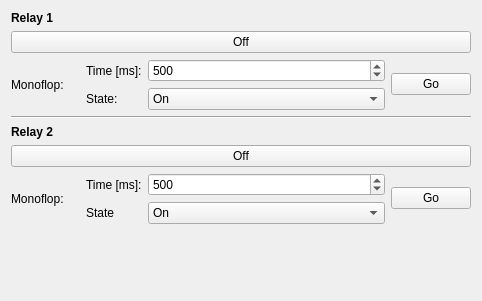
<?xml version="1.0" encoding="UTF-8"?>
<ui version="4.0">
 <class>DualRelay</class>
 <widget class="QWidget" name="DualRelay">
  <property name="geometry">
   <rect>
    <x>0</x>
    <y>0</y>
    <width>482</width>
    <height>301</height>
   </rect>
  </property>
  <property name="windowTitle">
   <string>Form</string>
  </property>
  <layout class="QVBoxLayout" name="verticalLayout">
   <item>
    <layout class="QGridLayout" name="gridLayout">
     <item row="1" column="0" colspan="5">
      <widget class="QPushButton" name="dr1_button">
       <property name="text">
        <string>Off</string>
       </property>
      </widget>
     </item>
     <item row="0" column="0" colspan="5">
      <widget class="QLabel" name="label_7">
       <property name="font">
        <font>
         <weight>75</weight>
         <bold>true</bold>
        </font>
       </property>
       <property name="text">
        <string>Relay 1</string>
       </property>
      </widget>
     </item>
     <item row="2" column="0" rowspan="2">
      <widget class="QLabel" name="label">
       <property name="text">
        <string>Monoflop:</string>
       </property>
      </widget>
     </item>
     <item row="2" column="2">
      <widget class="QLabel" name="label_3">
       <property name="text">
        <string>Time [ms]:</string>
       </property>
      </widget>
     </item>
     <item row="2" column="3">
      <widget class="QSpinBox" name="time1_spinbox">
       <property name="sizePolicy">
        <sizepolicy hsizetype="Minimum" vsizetype="Fixed">
         <horstretch>1</horstretch>
         <verstretch>0</verstretch>
        </sizepolicy>
       </property>
       <property name="minimum">
        <number>1</number>
       </property>
       <property name="maximum">
        <number>100000</number>
       </property>
       <property name="value">
        <number>500</number>
       </property>
      </widget>
     </item>
     <item row="3" column="2">
      <widget class="QLabel" name="label_4">
       <property name="text">
        <string>State:</string>
       </property>
      </widget>
     </item>
     <item row="3" column="3">
      <widget class="QComboBox" name="state1_combobox">
       <item>
        <property name="text">
         <string>On</string>
        </property>
       </item>
       <item>
        <property name="text">
         <string>Off</string>
        </property>
       </item>
      </widget>
     </item>
     <item row="2" column="4" rowspan="2">
      <widget class="QPushButton" name="go1_button">
       <property name="text">
        <string>Go</string>
       </property>
      </widget>
     </item>
     <item row="5" column="0" colspan="5">
      <widget class="QLabel" name="label_8">
       <property name="font">
        <font>
         <weight>75</weight>
         <bold>true</bold>
        </font>
       </property>
       <property name="text">
        <string>Relay 2</string>
       </property>
      </widget>
     </item>
     <item row="4" column="0" colspan="5">
      <widget class="Line" name="line">
       <property name="orientation">
        <enum>Qt::Horizontal</enum>
       </property>
      </widget>
     </item>
     <item row="6" column="0" colspan="5">
      <widget class="QPushButton" name="dr2_button">
       <property name="text">
        <string>Off</string>
       </property>
      </widget>
     </item>
     <item row="7" column="0" rowspan="2">
      <widget class="QLabel" name="label_2">
       <property name="sizePolicy">
        <sizepolicy hsizetype="Minimum" vsizetype="Preferred">
         <horstretch>0</horstretch>
         <verstretch>0</verstretch>
        </sizepolicy>
       </property>
       <property name="text">
        <string>Monoflop:</string>
       </property>
       <property name="margin">
        <number>0</number>
       </property>
      </widget>
     </item>
     <item row="7" column="2">
      <widget class="QLabel" name="label_5">
       <property name="text">
        <string>Time [ms]:</string>
       </property>
      </widget>
     </item>
     <item row="7" column="3">
      <widget class="QSpinBox" name="time2_spinbox">
       <property name="minimum">
        <number>1</number>
       </property>
       <property name="maximum">
        <number>100000</number>
       </property>
       <property name="value">
        <number>500</number>
       </property>
      </widget>
     </item>
     <item row="7" column="4" rowspan="2">
      <widget class="QPushButton" name="go2_button">
       <property name="text">
        <string>Go</string>
       </property>
      </widget>
     </item>
     <item row="8" column="2">
      <widget class="QLabel" name="label_6">
       <property name="text">
        <string>State</string>
       </property>
      </widget>
     </item>
     <item row="8" column="3">
      <widget class="QComboBox" name="state2_combobox">
       <item>
        <property name="text">
         <string>On</string>
        </property>
       </item>
       <item>
        <property name="text">
         <string>Off</string>
        </property>
       </item>
      </widget>
     </item>
     <item row="7" column="1" rowspan="2">
      <spacer name="horizontalSpacer">
       <property name="orientation">
        <enum>Qt::Horizontal</enum>
       </property>
       <property name="sizeType">
        <enum>QSizePolicy::Fixed</enum>
       </property>
       <property name="sizeHint" stdset="0">
        <size>
         <width>10</width>
         <height>20</height>
        </size>
       </property>
      </spacer>
     </item>
    </layout>
   </item>
   <item>
    <spacer name="verticalSpacer">
     <property name="orientation">
      <enum>Qt::Vertical</enum>
     </property>
     <property name="sizeHint" stdset="0">
      <size>
       <width>20</width>
       <height>40</height>
      </size>
     </property>
    </spacer>
   </item>
  </layout>
 </widget>
 <resources/>
 <connections/>
</ui>
